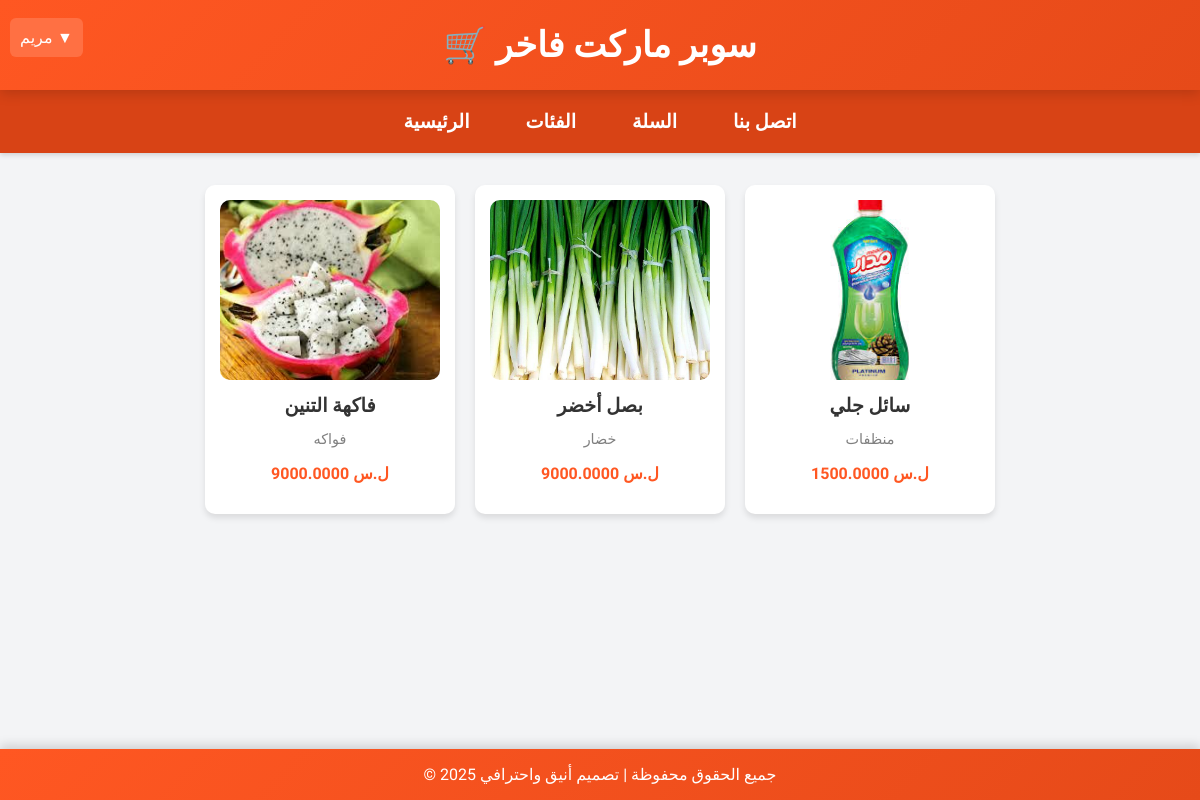
Screenshot of /market/index (signed in) with the database file from the repository.
### market/models.py (models this page shows, shortened)
class Product(models.Model):
      name=models.CharField(max_length=50)
      description=models.TextField()
      image=models.ImageField(upload_to='photo/%y/%m/%d')
      price=models.DecimalField(max_digits=8,decimal_places=4)
      date=models.DateField(auto_now_add=True)
      active=models.BooleanField(default=True)
      category=models.ForeignKey(Category,on_delete=models.CASCADE)

class Category(models.Model):
      name=models.CharField(max_length=50)
      description=models.TextField()
      image=models.ImageField(upload_to='photo/%y/%m/%d')
      def __str__(self):
            return self.name

### market/views.py (the view)
# urls.py: path('index',views.index, name="index"),
@login_required
def index(request):
    categories = Category.objects.all()
    random_products = []
    for category in categories:
        products_in_category = list(Product.objects.filter(category=category))
        if products_in_category:  # تأكد من أن هناك منتجات في الفئة
            chosen_product = random.choice(products_in_category)
            random_products.append(chosen_product)
    random.shuffle(random_products)
    return render(request, 'index.html', {'products': random_products})

### templates/index.html (shortened to what this page needs)
{% extends "base.html" %}
{% block content %}
<section style="display: flex; flex-wrap: wrap; gap: 20px; justify-content: center;">
    {% for product in products %}
    <div style="background: white; padding: 15px; border-radius: 10px; box-shadow: 0 4px 6px rgba(0,0,0,0.1); width: 250px; text-align: center; transition: transform 0.3s;">
        <img src="{{ product.image.url }}" alt="{{ product.name }}" style="width: 100%; height: 180px; object-fit: cover; border-radius: 10px;">
        <h3 style="margin: 10px 0; font-size: 1.2rem;">{{ product.name }}</h3>
        <p style="color: gray; font-size: 0.9rem;">{{ product.category }}</p>
        <p style="font-weight: bold; color: #ff5722;">{{ product.price }} ل.س</p>
    </div>
    {% endfor %}
</section>
{% endblock %}

### templates/base.html (shortened to what this page needs)
<!DOCTYPE html>
<html lang="ar">
<head>
</head>
<body>
    <header>
        <div class="dropdown">
            <button class="dropbtn">{{ user.username }} ▼</button>
        </div>
        🛒 سوبر ماركت فاخر
    </header>
    <nav>
        <a href="{% url 'index' %}">الرئيسية</a>
        <a href="{% url 'category' %}">الفئات</a>
        <a href="{% url 'cart_view' %}">السلة</a>
        <a href="#">اتصل بنا</a>
    </nav>
    <main>
        {% block content %}{% endblock %}
    </main>
    <footer>
        &copy; 2025 جميع الحقوق محفوظة | تصميم أنيق واحترافي
    </footer>
</body>
</html>

### templates/base.html (style rules this page uses)
:root { --primary-color: #ff5722; --secondary-color: #ffffff; --background-color: #f3f4f6; --text-color: #333; --nav-hover-color: #ff8a50; --shadow-color: rgba(0, 0, 0, 0.15); }
* { box-sizing: border-box; }
body { font-family: 'Tajawal', sans-serif; margin: 0; padding: 0; background-color: var(--background-color); color: var(--text-color); min-height: 100vh; display: flex; flex-direction: column; }
header { background: linear-gradient(135deg, var(--primary-color), #e64a19); color: var(--secondary-color); padding: 1.5rem; text-align: center; font-size: 2.2rem; font-weight: bold; box-shadow: 0 4px 12px var(--shadow-color); position: relative; }
nav { display: flex; justify-content: center; gap: 1.5rem; background-color: #d84315; padding: 0.75rem; box-shadow: 0 2px 5px var(--shadow-color); flex-wrap: wrap; }
nav a, nav button { color: var(--secondary-color); text-decoration: none; font-size: 1.2rem; font-weight: bold; background: none; border: none; cursor: pointer; padding: 0.5rem 1rem; transition: all 0.3s; }
main { flex: 1; padding: 2rem; animation: fadeIn 0.6s ease-in-out; }
footer { background: linear-gradient(135deg, var(--primary-color), #e64a19); color: var(--secondary-color); text-align: center; padding: 1rem; font-size: 1rem; box-shadow: 0 -4px 10px var(--shadow-color); }
.dropdown { position: absolute; top: 10px; left: 10px; }
.dropbtn { background-color: #ff7043; color: white; padding: 10px; font-size: 1rem; border: none; cursor: pointer; border-radius: 6px; }

### rows the page displays
Product: image (picture), name "فاكهة التنين", category "فواكه", price "9000.0000"
Product: image (picture), name "بصل أخضر", category "خضار", price "9000.0000"
Product: image (picture), name "سائل جلي", category "منظفات", price "1500.0000"

### other values shown
{{ user.username }} "مريم"
